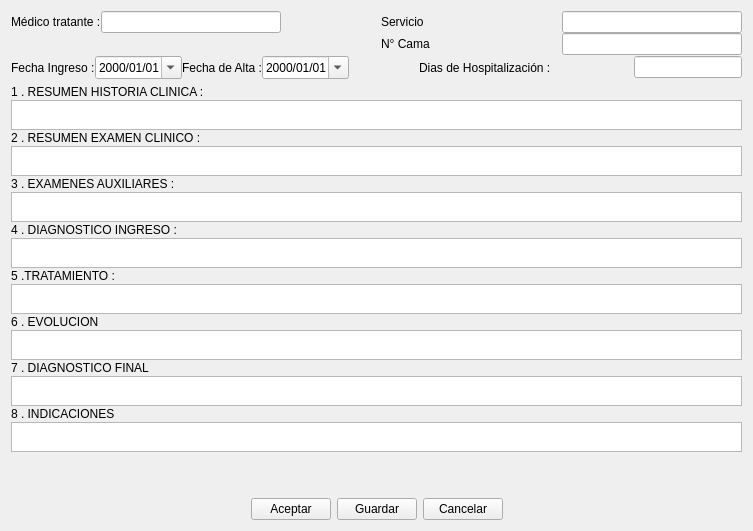
       <widget class="QWidget" name="tab">
        <attribute name="title">
         <string>Epicrisis</string>
        </attribute>
        <layout class="QGridLayout" name="gridLayout_38">
         <item row="0" column="0">
          <layout class="QGridLayout" name="gridLayout_37">
           <property name="verticalSpacing">
            <number>1</number>
           </property>
           <item row="0" column="0">
            <layout class="QGridLayout" name="gridLayout_19">
             <item row="0" column="0">
              <widget class="QLabel" name="label_143">
               <property name="sizePolicy">
                <sizepolicy hsizetype="Fixed" vsizetype="Preferred">
                 <horstretch>0</horstretch>
                 <verstretch>0</verstretch>
                </sizepolicy>
               </property>
               <property name="text">
                <string>Médico tratante :</string>
               </property>
              </widget>
             </item>
             <item row="0" column="1">
              <widget class="QLineEdit" name="lineEdit_medico_Epicrisis">
               <property name="sizePolicy">
                <sizepolicy hsizetype="Preferred" vsizetype="Fixed">
                 <horstretch>0</horstretch>
                 <verstretch>0</verstretch>
                </sizepolicy>
               </property>
              </widget>
             </item>
             <item row="0" column="3">
              <widget class="QLabel" name="label_142">
               <property name="sizePolicy">
                <sizepolicy hsizetype="Preferred" vsizetype="Preferred">
                 <horstretch>0</horstretch>
                 <verstretch>0</verstretch>
                </sizepolicy>
               </property>
               <property name="text">
                <string>Servicio</string>
               </property>
              </widget>
             </item>
             <item row="0" column="4">
              <widget class="QLineEdit" name="lineEdit_servicio_Epicrisis">
               <property name="sizePolicy">
                <sizepolicy hsizetype="Preferred" vsizetype="Fixed">
                 <horstretch>0</horstretch>
                 <verstretch>0</verstretch>
                </sizepolicy>
               </property>
              </widget>
             </item>
             <item row="1" column="3">
              <widget class="QLabel" name="label_144">
               <property name="text">
                <string>N° Cama</string>
               </property>
              </widget>
             </item>
             <item row="1" column="4">
              <widget class="QLineEdit" name="lineEdit_bedNumber_Epicrisis">
               <property name="sizePolicy">
                <sizepolicy hsizetype="Preferred" vsizetype="Fixed">
                 <horstretch>0</horstretch>
                 <verstretch>0</verstretch>
                </sizepolicy>
               </property>
              </widget>
             </item>
             <item row="0" column="2">
              <spacer name="horizontalSpacer_29">
               <property name="orientation">
                <enum>Qt::Horizontal</enum>
               </property>
               <property name="sizeType">
                <enum>QSizePolicy::Fixed</enum>
               </property>
               <property name="sizeHint" stdset="0">
                <size>
                 <width>100</width>
                 <height>20</height>
                </size>
               </property>
              </spacer>
             </item>
            </layout>
           </item>
           <item row="1" column="0">
            <layout class="QGridLayout" name="gridLayout_18">
             <item row="0" column="3">
              <widget class="QDateEdit" name="dateEdit_fechaAlta_Epicrisis">
               <property name="displayFormat">
                <string>yyyy/MM/dd</string>
               </property>
               <property name="calendarPopup">
                <bool>true</bool>
               </property>
              </widget>
             </item>
             <item row="0" column="5">
              <widget class="QLabel" name="label_147">
               <property name="minimumSize">
                <size>
                 <width>215</width>
                 <height>0</height>
                </size>
               </property>
               <property name="text">
                <string>Dias de Hospitalización :</string>
               </property>
              </widget>
             </item>
             <item row="0" column="6">
              <widget class="QLineEdit" name="lineEdit_diasHospitalizacion_Epicrisis"/>
             </item>
             <item row="0" column="4">
              <spacer name="horizontalSpacer_23">
               <property name="orientation">
                <enum>Qt::Horizontal</enum>
               </property>
               <property name="sizeType">
                <enum>QSizePolicy::Fixed</enum>
               </property>
               <property name="sizeHint" stdset="0">
                <size>
                 <width>70</width>
                 <height>20</height>
                </size>
               </property>
              </spacer>
             </item>
             <item row="0" column="2">
              <widget class="QLabel" name="label_146">
               <property name="text">
                <string>Fecha de Alta :</string>
               </property>
              </widget>
             </item>
             <item row="0" column="1">
              <widget class="QDateEdit" name="dateEdit_fechaIngreso_Epicrisis">
               <property name="displayFormat">
                <string>yyyy/MM/dd</string>
               </property>
               <property name="calendarPopup">
                <bool>true</bool>
               </property>
              </widget>
             </item>
             <item row="0" column="0">
              <widget class="QLabel" name="label_145">
               <property name="text">
                <string>Fecha Ingreso :</string>
               </property>
              </widget>
             </item>
            </layout>
           </item>
          </layout>
         </item>
         <item row="1" column="0">
          <layout class="QGridLayout" name="gridLayout_17">
           <property name="verticalSpacing">
            <number>1</number>
           </property>
           <item row="0" column="0">
            <widget class="QLabel" name="label_148">
             <property name="text">
              <string>1 . RESUMEN HISTORIA CLINICA :</string>
             </property>
            </widget>
           </item>
           <item row="1" column="0">
            <widget class="QTextEdit" name="textEdit_resumHistoriaClinica_Epicrisis">
             <property name="sizePolicy">
              <sizepolicy hsizetype="Expanding" vsizetype="Preferred">
               <horstretch>0</horstretch>
               <verstretch>0</verstretch>
              </sizepolicy>
             </property>
             <property name="maximumSize">
              <size>
               <width>10000</width>
               <height>30</height>
              </size>
             </property>
            </widget>
           </item>
           <item row="2" column="0">
            <widget class="QLabel" name="label_149">
             <property name="text">
              <string>2 . RESUMEN EXAMEN CLINICO :</string>
             </property>
            </widget>
           </item>
           <item row="3" column="0">
            <widget class="QTextEdit" name="textEdit_resuExamClinico_Epicrisis">
             <property name="enabled">
              <bool>true</bool>
             </property>
             <property name="sizePolicy">
              <sizepolicy hsizetype="Expanding" vsizetype="Fixed">
               <horstretch>0</horstretch>
               <verstretch>100</verstretch>
              </sizepolicy>
             </property>
             <property name="maximumSize">
              <size>
               <width>16777215</width>
               <height>30</height>
              </size>
             </property>
            </widget>
           </item>
           <item row="4" column="0">
            <widget class="QLabel" name="label_150">
             <property name="text">
              <string>3 . EXAMENES AUXILIARES :</string>
             </property>
            </widget>
           </item>
           <item row="5" column="0">
            <widget class="QTextEdit" name="textEdit_examenesAux_Epicrisis">
             <property name="sizePolicy">
              <sizepolicy hsizetype="Expanding" vsizetype="Preferred">
               <horstretch>0</horstretch>
               <verstretch>0</verstretch>
              </sizepolicy>
             </property>
             <property name="maximumSize">
              <size>
               <width>16777215</width>
               <height>30</height>
              </size>
             </property>
            </widget>
           </item>
           <item row="6" column="0">
            <widget class="QLabel" name="label_151">
             <property name="text">
              <string>4 . DIAGNOSTICO INGRESO :</string>
             </property>
            </widget>
           </item>
           <item row="7" column="0">
            <widget class="QTextEdit" name="textEdit_DiagINgreso_Epicrisis">
             <property name="maximumSize">
              <size>
               <width>16777215</width>
               <height>30</height>
              </size>
             </property>
            </widget>
           </item>
           <item row="8" column="0">
            <widget class="QLabel" name="label_152">
             <property name="text">
              <string>5 .TRATAMIENTO :</string>
             </property>
            </widget>
           </item>
           <item row="9" column="0">
            <widget class="QTextEdit" name="textEdit_tratamineto_Epicrisis">
             <property name="maximumSize">
              <size>
               <width>16777215</width>
               <height>30</height>
              </size>
             </property>
            </widget>
           </item>
           <item row="10" column="0">
            <widget class="QLabel" name="label_153">
             <property name="text">
              <string>6 . EVOLUCION</string>
             </property>
            </widget>
           </item>
           <item row="11" column="0">
            <widget class="QTextEdit" name="textEdit_evolucion_Epicrisis">
             <property name="sizePolicy">
              <sizepolicy hsizetype="Expanding" vsizetype="Preferred">
               <horstretch>0</horstretch>
               <verstretch>0</verstretch>
              </sizepolicy>
             </property>
             <property name="maximumSize">
              <size>
               <width>16777215</width>
               <height>30</height>
              </size>
             </property>
            </widget>
           </item>
           <item row="12" column="0">
            <widget class="QLabel" name="label_154">
             <property name="text">
              <string>7 . DIAGNOSTICO FINAL </string>
             </property>
            </widget>
           </item>
           <item row="13" column="0">
            <widget class="QTextEdit" name="textEdit_diagFinal_Epicrisis">
             <property name="sizePolicy">
              <sizepolicy hsizetype="Expanding" vsizetype="Preferred">
               <horstretch>0</horstretch>
               <verstretch>0</verstretch>
              </sizepolicy>
             </property>
             <property name="maximumSize">
              <size>
               <width>16777215</width>
               <height>30</height>
              </size>
             </property>
            </widget>
           </item>
           <item row="14" column="0">
            <widget class="QLabel" name="label_155">
             <property name="text">
              <string>8 . INDICACIONES</string>
             </property>
            </widget>
           </item>
           <item row="15" column="0">
            <widget class="QTextEdit" name="textEdit_indicaciones_Epicrisis">
             <property name="sizePolicy">
              <sizepolicy hsizetype="Expanding" vsizetype="Preferred">
               <horstretch>0</horstretch>
               <verstretch>0</verstretch>
              </sizepolicy>
             </property>
             <property name="maximumSize">
              <size>
               <width>16777215</width>
               <height>30</height>
              </size>
             </property>
            </widget>
           </item>
          </layout>
         </item>
         <item row="2" column="0">
          <layout class="QGridLayout" name="gridLayout_20">
           <item row="1" column="0">
            <spacer name="horizontalSpacer_10">
             <property name="orientation">
              <enum>Qt::Horizontal</enum>
             </property>
             <property name="sizeHint" stdset="0">
              <size>
               <width>40</width>
               <height>20</height>
              </size>
             </property>
            </spacer>
           </item>
           <item row="1" column="1">
            <widget class="QPushButton" name="pushButton_AceptEpicrisis">
             <property name="text">
              <string>Aceptar</string>
             </property>
            </widget>
           </item>
           <item row="1" column="2">
            <widget class="QPushButton" name="pushButton_SaveEpicrisis">
             <property name="text">
              <string>Guardar</string>
             </property>
            </widget>
           </item>
           <item row="1" column="3">
            <widget class="QPushButton" name="pushButton_CancelEpicrisis">
             <property name="text">
              <string>Cancelar</string>
             </property>
            </widget>
           </item>
           <item row="1" column="4">
            <spacer name="horizontalSpacer_11">
             <property name="orientation">
              <enum>Qt::Horizontal</enum>
             </property>
             <property name="sizeHint" stdset="0">
              <size>
               <width>40</width>
               <height>20</height>
              </size>
             </property>
            </spacer>
           </item>
           <item row="0" column="2">
            <spacer name="verticalSpacer_9">
             <property name="orientation">
              <enum>Qt::Vertical</enum>
             </property>
             <property name="sizeHint" stdset="0">
              <size>
               <width>20</width>
               <height>40</height>
              </size>
             </property>
            </spacer>
           </item>
          </layout>
         </item>
        </layout>
       </widget>
